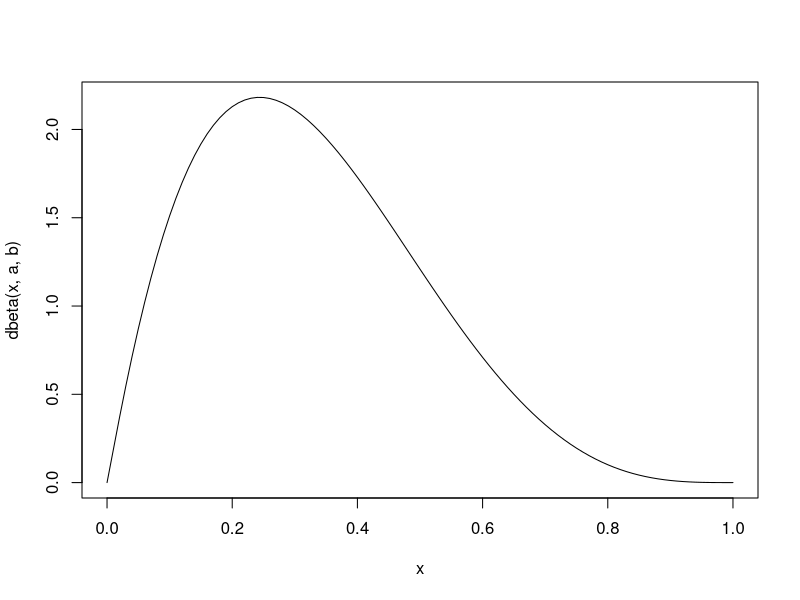
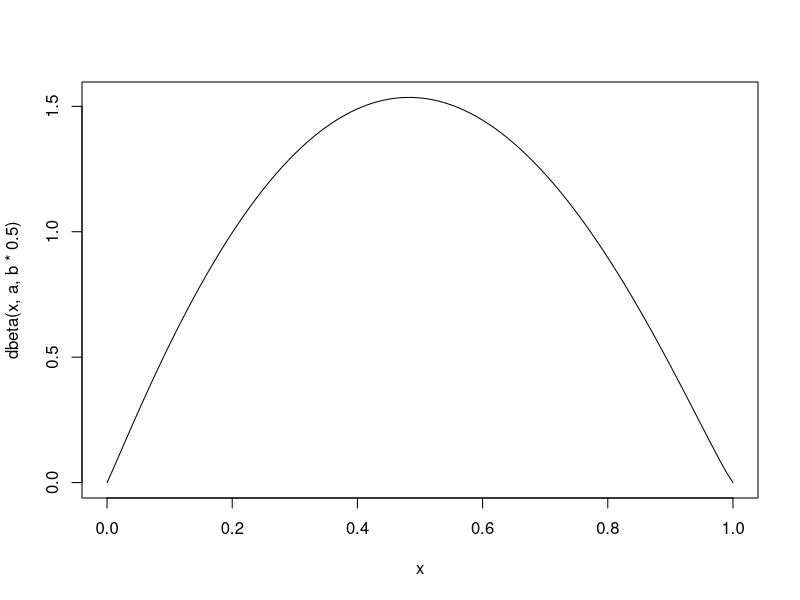
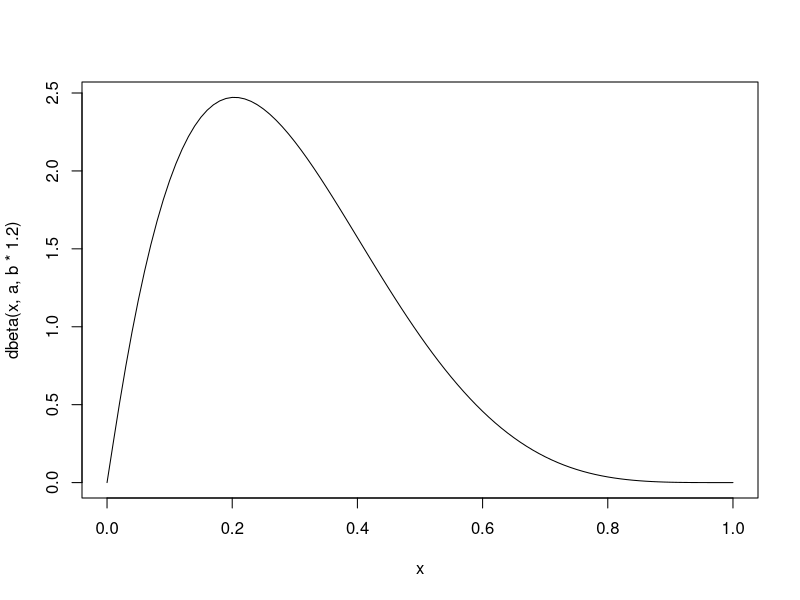
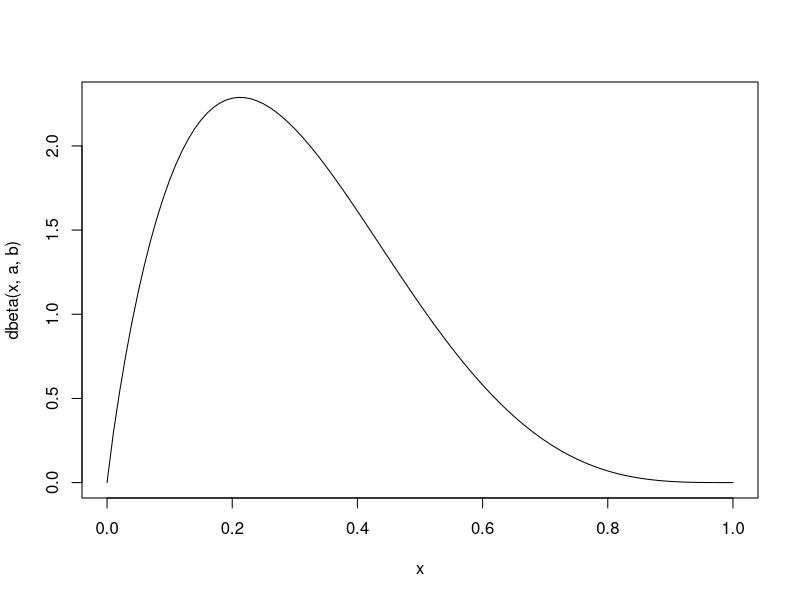
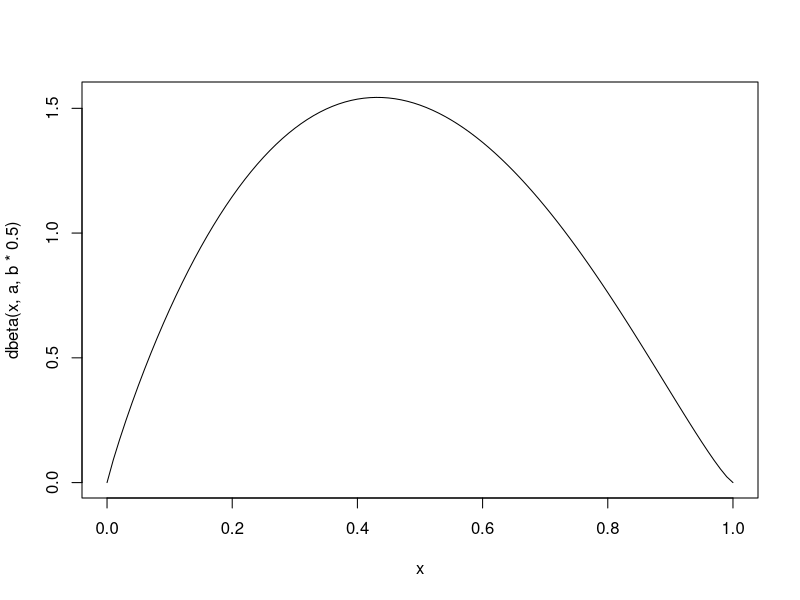
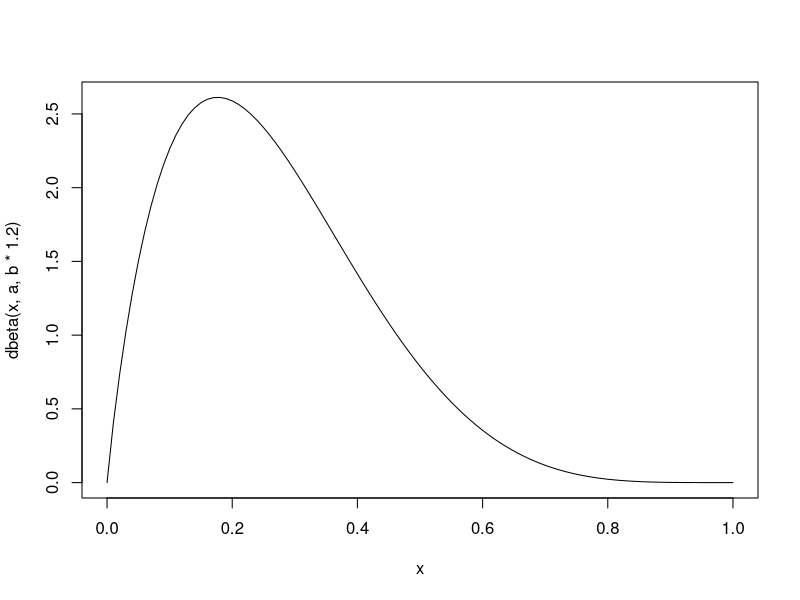
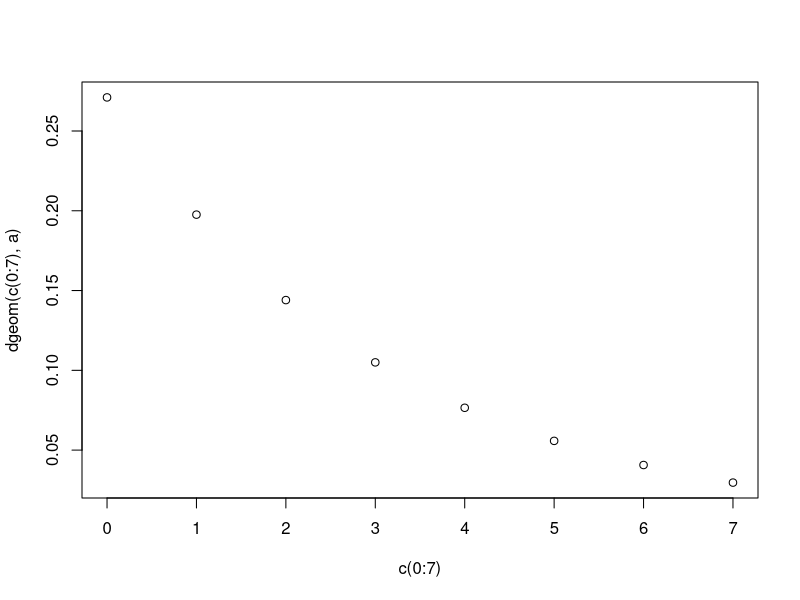
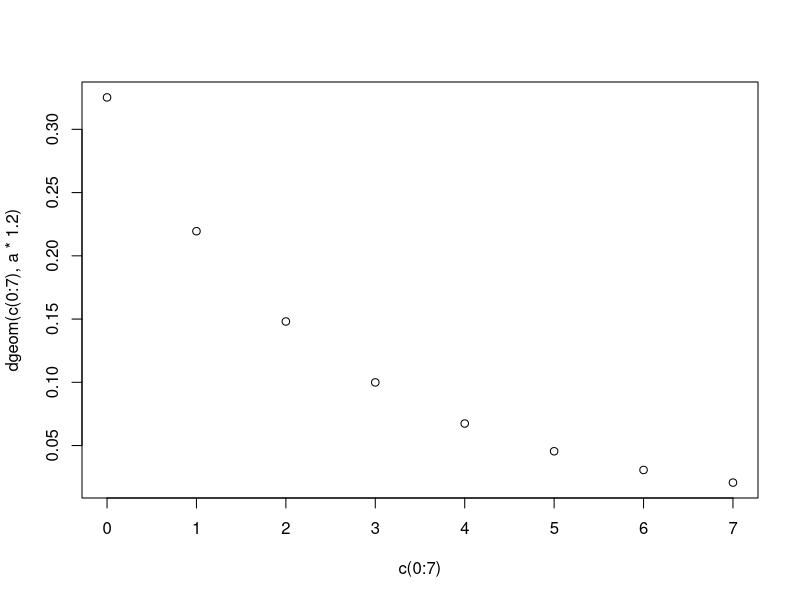

Recreate these plots in R, in order. (Note: this script raises an error after producing the figures.)
## ---- chunk 1
library(tidyverse)
library(fitdistrplus)
library(ggplot2)
library(survival)
library(survminer)
## ---- chunk 2
#set.seed

set.seed(653)

# Initialize dataframes
# alpha

alpha.hosp <- data.frame(variant=rep("alpha", 764),
                         hosp=TRUE,
                         hosp_er=TRUE)

alpha.er <- data.frame(variant=rep("alpha", 1448-764),
                       hosp=FALSE,
                       hosp_er=TRUE)

alpha.rest <- data.frame(variant=rep("alpha", 34656-1448),
                         hosp=FALSE,
                         hosp_er=FALSE)


# delta

delta.hosp <- data.frame(variant=rep("delta", 196),
                         hosp=TRUE,
                         hosp_er=TRUE)

delta.er <- data.frame(variant=rep("delta", 498-196),
                       hosp=FALSE,
                       hosp_er=TRUE)

delta.rest <- data.frame(variant=rep("delta", 8682-498),
                         hosp=FALSE,
                         hosp_er=FALSE)
## ---- chunk 3
# alpha

age.groups <- data.frame(left=c(rep(0, 2671), # From the paper
                                rep(10, 7373), 
                                rep(20, 6183), 
                                rep(30, 7364), 
                                rep(40, 5588), 
                                rep(50, 3196), 
                                rep(60, 1375), 
                                rep(70, 495), 
                                rep(80, 411)),
                         right=c(rep(10, 2671), 
                                 rep(20, 7373), 
                                 rep(30, 6183), 
                                 rep(40, 7364), 
                                 rep(50, 5588), 
                                 rep(60, 3196), 
                                 rep(70, 1375), 
                                 rep(80, 495), 
                                 rep(NA, 411)))

dist.age <- fitdistcens(age.groups/100, "beta") # Model age distribution
summary(dist.age)
a <- dist.age$estimate["shape1"]
b <- dist.age$estimate["shape2"]

curve(dbeta(x, a, b), from = 0, to = 1)
curve(dbeta(x, a, b*0.5), from = 0, to = 1) # For hospitalized
curve(dbeta(x, a, b*1.2), from = 0, to = 1) # For non-hosp.

alpha.hosp$age <- round(rbeta(nrow(alpha.hosp), a, b*0.5)*100)
alpha.er$age <- round(rbeta(nrow(alpha.er), a, b*0.5)*100)
alpha.rest$age <- round(rbeta(nrow(alpha.rest), a, b*1.2)*100)

# delta

age.groups <- data.frame(left=c(rep(0, 893), 
                                rep(10, 2089), 
                                rep(20, 1453), 
                                rep(30, 1793), 
                                rep(40, 1297), 
                                rep(50, 720), 
                                rep(60, 306), 
                                rep(70, 89), 
                                rep(80, 42)),
                         right=c(rep(10, 893), 
                                 rep(20, 2089), 
                                 rep(30, 1453), 
                                 rep(40, 1793), 
                                 rep(50, 1297), 
                                 rep(60, 720), 
                                 rep(70, 306), 
                                 rep(80, 89), 
                                 rep(NA, 42)))


dist <- fitdistcens(age.groups/100, "beta")
summary(dist)
a <- dist$estimate["shape1"]
b <- dist$estimate["shape2"]

curve(dbeta(x, a, b), from = 0, to = 1)
curve(dbeta(x, a, b*0.5), from = 0, to = 1)
curve(dbeta(x, a, b*1.2), from = 0, to = 1)

delta.hosp$age <- round(rbeta(nrow(delta.hosp), a, b*0.5)*100)
delta.er$age <- round(rbeta(nrow(delta.er), a, b*0.5)*100)
delta.rest$age <- round(rbeta(nrow(delta.rest), a, b*1.2)*100)
## ---- chunk 4
# alpha

alpha.weeks <- c(rep(13, 7593),
                 rep(14, 5568),
                 rep(15, 4673),
                 rep(16, 4431),
                 rep(17, 4058),
                 rep(18, 3608),
                 rep(19, 2608),
                 rep(20, 2177))

dist.week <- fitdist(alpha.weeks-13, "geom") # Model cases per week as geometric distribution
summary(dist.week)
a <- dist.week$estimate["prob"]

plot(c(0:7), dgeom(c(0:7), a))
plot(c(0:7), dgeom(c(0:7), a*1.2)) # Hospitalized
plot(c(0:7), dgeom(c(0:7), a*0.95)) # Non-hospitalized

rgeomt <- function(n, range, prob) { # Truncate distribution to 7 weeks (KW 13 - 20)
  F.a <- pgeom(min(range), prob=prob)
  F.b <- pgeom(max(range), prob=prob)
  
  u <- runif(n, min=F.a, max=F.b)
  
  qgeom(u, prob=prob)
}

alpha.hosp$week <- round(rgeomt(nrow(alpha.hosp), c(0,7), a*1.25)+12)

alpha.er$week <- round(rgeomt(nrow(alpha.er), c(0,7), a*1.05)+12)

alpha.rest$week <- round(rgeomt(nrow(alpha.rest), c(0,7), a*0.95)+12)

# Same for delta, but reversed

delta.weeks <- c(rep(13, 13),
                 rep(14, 67),
                 rep(15, 133),
                 rep(16, 343),
                 rep(17, 632),
                 rep(18, 1377),
                 rep(19, 2144),
                 rep(20, 3973))


dist.week <- fitdist(-delta.weeks+20, "geom")
summary(dist.week)
a <- dist.week$estimate["prob"]

plot(c(7:0), dgeom(c(0:7), a))
plot(c(7:0), dgeom(c(0:7), a*0.8))
plot(c(7:0), dgeom(c(0:7), a*1.05))


delta.hosp$week <- round(-(rgeomt(nrow(delta.hosp), c(0,7), a*0.80)-20))

delta.er$week <- round(-(rgeomt(nrow(delta.er), c(0,7), a*0.95)-20))

delta.rest$week <- round(-(rgeomt(nrow(delta.rest), c(0,7), a*1.05)-20))
## ---- chunk 5
# Numbers directly from paper, no modeling needed
alpha.hosp$vacc <- sample(c(TRUE, FALSE), 
                          nrow(alpha.hosp), 
                          replace=T, 
                          prob=c(228, 536))

alpha.er$vacc <- sample(c(TRUE, FALSE), 
                        nrow(alpha.er), 
                        replace=T, 
                        prob=c(353-228, 1095-536))

alpha.rest$vacc <- sample(c(TRUE, FALSE), 
                          nrow(alpha.rest), 
                          replace=T, 
                          prob=c(6627-353, 28029-1095))


delta.hosp$vacc <- sample(c(TRUE, FALSE), 
                          nrow(delta.hosp), 
                          replace=T, 
                          prob=c(47, 149))

delta.er$vacc <- sample(c(TRUE, FALSE), 
                        nrow(delta.er), 
                        replace=T, 
                        prob=c(129-47, 369-149))

delta.rest$vacc <- sample(c(TRUE, FALSE), 
                          nrow(delta.rest), 
                          replace=T, 
                          prob=c(2001-129, 6681-369))
## ---- chunk 6
alpha <- rbind(alpha.hosp, alpha.er, alpha.rest)

# Weibull distribution for modeling survival rates
# On avg. 6 days to hospitalization
# Max. 14 days
# Non-hospitalized set to 14

rweibullt <- function(n, range, shape, scale=1) { # Truncate distribution to 7 weeks (KW 13 - 20)
  F.a <- pweibull(min(range), shape=shape, scale=scale)
  F.b <- pweibull(max(range), shape=shape, scale=scale)
  
  u <- runif(n, min=F.a, max=F.b)
  
  qweibull(u, shape=shape, scale=scale)
}

hosp_er_time <- c(round(rweibullt(1448, c(0,14), 2, 5)), rep(14, 33208)) 

alpha$time <- hosp_er_time


delta <- rbind(delta.hosp, delta.er, delta.rest)

hosp_er_time <- c(round(rweibullt(498, c(0,14), 2, 5)), rep(14, 8682-498))

delta$time <- hosp_er_time


data <- rbind(alpha, delta)
data$variant = as.factor(data$variant)

data <- data[sample(nrow(data)),]

data$age_group <- cut(data$age, 
                      breaks=c(0, 10, 20, 30, 40, 50, 60, 70, 80, 100), 
                      labels=c("0-10", "10-19", "20-29", "30-39", "40-49", 
                               "50-59", "60-69", "70-79", ">80"),
                      include.lowest = TRUE, ordered_result = TRUE, right = FALSE)

str(data)
## ---- chunk 7

#vaccination status
p <- ggplot(data=data, aes(fill=vacc, x=variant)) +
  geom_bar(position="dodge") +
  ggtitle("Vaccination status at date of specimen")
p
#time of hospitalisation
p <- ggplot(data=data[which(data$hosp_er),], aes(x=time)) +
    geom_bar(position="dodge")
p
# age
p<-ggplot(data, aes(x=age)) +
  geom_density() +
  geom_density(aes(col=hosp))
  theme(legend.position="right") +
  ggtitle("Age Distribution")
p

# calendar week
p <- ggplot(data=data, aes(fill=variant, x=week)) +
  geom_bar() +
  ggtitle("Calendar Week")
p

## ---- chunk 8
# ggforest doesnt work with stratified models
# To fix it, copy the code in the following if statement, then run th cell. 
# Substitute line 10-25 (allTerms <- ...) with the copied code, then save

if (FALSE) {
  ### Copy from here
  allTerms <- lapply(seq_along(terms), function(i) {
    var <- names(terms)[i]
    if(var %in% colnames(data)) {
      if (terms[i] %in% c("factor", "character")) {
        adf <- as.data.frame(table(data[, var]))
        cbind(var = var, adf, pos = 1:nrow(adf))
      }
      else if (terms[i] == "numeric") {
        data.frame(var = var, Var1 = "", Freq = nrow(data), 
                   pos = 1)
      }
      else {
        vars = grep(paste0("^", var, "*."), coef$term, 
                    value = TRUE)
        data.frame(var = vars, Var1 = "", Freq = nrow(data), 
                   pos = seq_along(vars))
      }
    } else {
      message(var, "is not found in data columns, and will be skipped.")
    }
  
  })
  ### To here
}

trace(ggforest, edit=T)

## ---- chunk 9
#---------------------------------------------------------------
#Cox Regression

res.cox <- coxph(Surv(time,hosp) ~ variant, data = data)
summary(res.cox)
ggforest(res.cox, data = data)

res.cox2 <- coxph(Surv(time,hosp_er) ~ variant, data = data)
summary(res.cox2)
ggforest(res.cox2, data = data)

## ---- chunk 10
#---------------------------------------------------------------
res.cox3 <- coxph(Surv(time, hosp) ~ variant + strata(week), data = data)
summary(res.cox3)

ggforest(res.cox3, data = data)


res.cox4 <- coxph(Surv(time,hosp_er) ~ variant + strata(week), data = data)
summary(res.cox4)

ggforest(res.cox4, data = data)
## ---- chunk 11
#---------------------------------------------------------------
#Cox Regression
#own data right skewed
res.cox5 <- coxph(Surv(time, hosp) ~ variant + strata(week) + strata(vacc), data=data)
summary(res.cox5)
# visualize hazard ratio
ggforest(res.cox5, data = data)

res.cox6 <- coxph(Surv(time, hosp_er) ~ variant + strata(week) + strata(vacc), data=data)
summary(res.cox6)
# visualize hazard ratio
ggforest(res.cox6, data = data)
## ---- chunk 12
#Cox Regression
#own data right skewed
res.cox7 <- coxph(Surv(time, hosp) ~ variant + strata(week) + strata(vacc) + strata(age_group), data=data)
summary(res.cox7)
# visualize hazard ratio
ggforest(res.cox7, data = data)

res.cox8 <- coxph(Surv(time, hosp_er) ~ variant + strata(week) + strata(vacc) + strata(age_group), data=data)
summary(res.cox8)
# visualize hazard ratio
ggforest(res.cox8, data = data)
## ---- chunk 13
test.ph <- cox.zph(res.cox7)
test.ph
ggcoxzph(test.ph)

test.ph2 <- cox.zph(res.cox8)
test.ph2
ggcoxzph(test.ph2)
